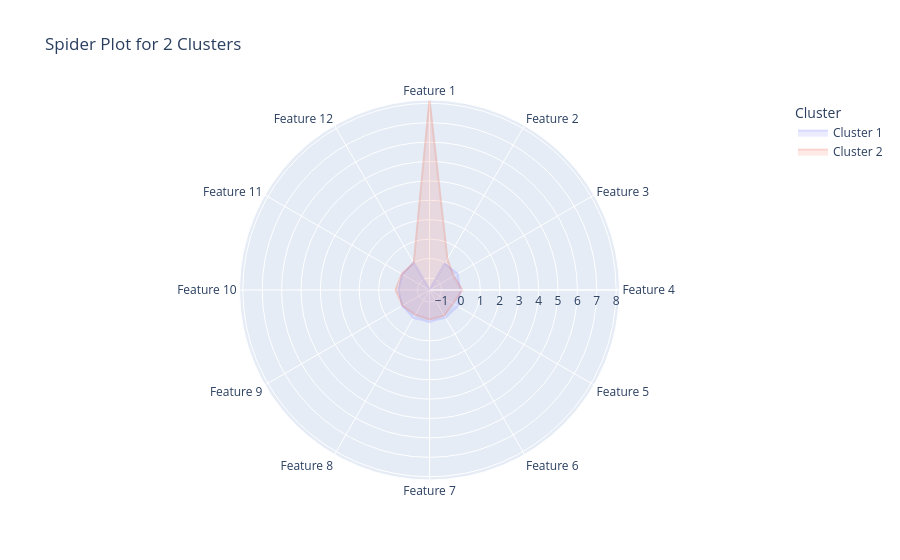

Write notebook code for a chart like this one.
### Code cell
def plot_centroid_spider_plotly(centroids, k):
    # Crear un DataFrame con los centroides
    num_features = centroids.shape[1]
    feature_labels = [f'Feature {i + 1}' for i in range(num_features)]
    
    # Preparar los datos para Plotly
    data = []
    for i in range(k):
        values = centroids[i].tolist() + [centroids[i][0]]  # Cerrar el círculo
        data.append(values)
    
    # Crear un DataFrame
    df = pd.DataFrame(data, columns=feature_labels + ['Feature 1'])
    df['Cluster'] = [f'Cluster {i + 1}' for i in range(k)]
    df = pd.melt(df, id_vars='Cluster', value_vars=feature_labels, var_name='Feature', value_name='Value')

    # Gráfico de araña (radar)
    fig = px.line_polar(df, r='Value', theta='Feature', color='Cluster', line_close=True,
                         title=f'Spider Plot for {k} Clusters')
    
    fig.update_traces(fill='toself', opacity=0.25)  # Rellenar el área
    fig.show()

kmeans = KMeans(n_clusters=9, random_state=42, max_iter=10000)
labels = kmeans.fit_predict(df_clustering_pca)

# Obtener los centroides
centroids = kmeans.cluster_centers_

# Graficar los centroides en un gráfico radial
plot_centroid_spider_plotly(centroids, 9)

### Figure 1 — Plotly figure (JSON) as saved in the notebook; plotly's stock layout.template omitted (floating-point values rounded to 4 significant figures)
{"data": [{"fill": "toself", "hovertemplate": "Cluster=Cluster 1<br>Value=%{r}<br>Feature=%{theta}<extra></extra>", "legendgroup": "Cluster 1", "line": {"color": "#636efa", "dash": "solid"}, "marker": {"symbol": "circle"}, "mode": "lines", "name": "Cluster 1", "opacity": 0.25, "r": [-1.624, -1.624, -0.04395, 0.03864, -0.01407, 0.0452, 0.02222, 0.01989, 0.03088, 0.004485, -0.02459, -0.004953, 0.000437, -1.624], "showlegend": true, "subplot": "polar", "theta": ["Feature 1", "Feature 1", "Feature 2", "Feature 3", "Feature 4", "Feature 5", "Feature 6", "Feature 7", "Feature 8", "Feature 9", "Feature 10", "Feature 11", "Feature 12", "Feature 1"], "type": "scatterpolar"}, {"fill": "toself", "hovertemplate": "Cluster=Cluster 2<br>Value=%{r}<br>Feature=%{theta}<extra></extra>", "legendgroup": "Cluster 2", "line": {"color": "#EF553B", "dash": "solid"}, "marker": {"symbol": "circle"}, "mode": "lines", "name": "Cluster 2", "opacity": 0.25, "r": [8.171, 8.171, 0.2212, -0.1944, 0.07081, -0.2275, -0.1118, -0.1001, -0.1554, -0.02257, 0.1237, 0.02492, -0.002199, 8.171], "showlegend": true, "subplot": "polar", "theta": ["Feature 1", "Feature 1", "Feature 2", "Feature 3", "Feature 4", "Feature 5", "Feature 6", "Feature 7", "Feature 8", "Feature 9", "Feature 10", "Feature 11", "Feature 12", "Feature 1"], "type": "scatterpolar"}], "layout": {"legend": {"title": {"text": "Cluster"}, "tracegroupgap": 0}, "polar": {"angularaxis": {"direction": "clockwise", "rotation": 90}, "domain": {"x": [0, 1], "y": [0, 1]}}, "title": {"text": "Spider Plot for 2 Clusters"}}}
